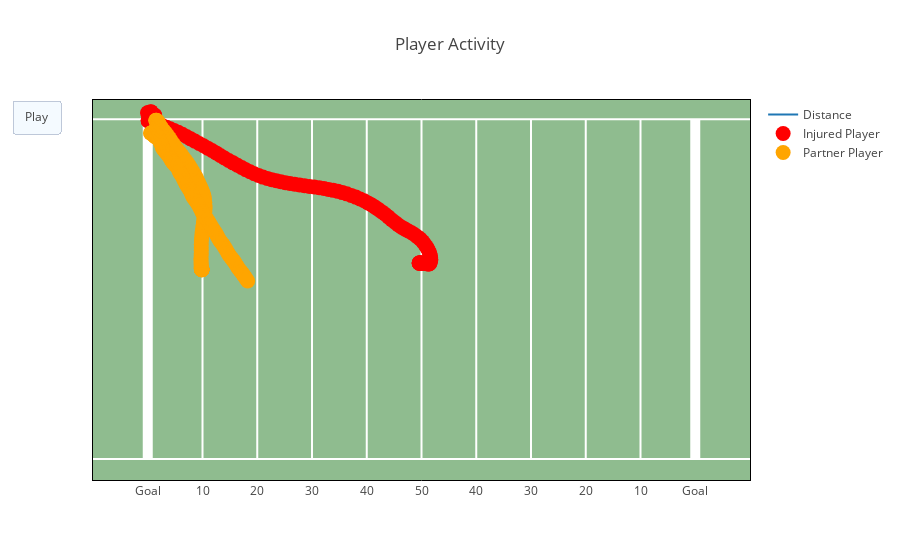

Source (notebook cell):
### Code cell
from plotly.offline import init_notebook_mode, iplot
from IPython.display import display, HTML

init_notebook_mode(connected=True)

N = len(x)

data=[dict(x=x, y=y, 
            name='Distance',
            mode='lines',
            textposition='bottom center',
            line=dict(width=2, color=None)
          ),
      dict(x=x, y=y, 
            name='Injured Player',
            mode='markers',
            marker=dict(color='red', size=15)
          ),
      dict(x=x1, y=y1, 
           name = 'Partner Player',
           mode='markers',
           marker=dict(color='orange', size=15)
         )
    ]

layout = load_field()
layout['hovermode'] = 'closest'
layout['updatemenus'] = [{'type': 'buttons',
                           'buttons': [{'label': 'Play',
                                        'method': 'animate',
                                        'args': [None]}]}]

frames=[dict(data=[dict(x=[x1[k]], 
                        y=[y1[k]], 
                        mode='markers', 
                        marker=dict(color='#33BBFF', size=15),
                        name='Partner Player'
                        ),
                   dict(x=[x[k]], 
                        y=[y[k]], 
                        mode='markers', 
                        marker=dict(color='orange', size=15),
                        name='Injured Player'
                        ), 
                   dict(x=[xx[k], xx1[k], None, xx[k], xx1[k]], 
                        y=[yy[k], yy1[k], None, yy[k], yy1[k]], 
                        mode='lines', 
                        text='Distance: {}'.format(round(np.sqrt((xx1[k] - xx[k])**2 + (yy1[k] - yy[k])**2),0)),
                        textposition='bottom center',
                        line=dict(color='#2c3539', width=2),
                        name='Distance'
                       )
                  ], layout=dict(title=ex_play.Event[k],
                                 annotations=[
                                     dict(x=100,
                                          y=5,
                                          showarrow=False,
                                          font=dict(
                                              family='Courier New, monospace',
                                              size=14,
                                              color='#ffffff'),
                                          align='center',
                                          bordercolor='#c7c7c7',
                                          borderwidth=2,
                                          borderpad=4,
                                          bgcolor='#2c3539',
                                          opacity=0.8,
                                          text='{} Yds'.format(round(np.sqrt((xx1[k] - xx[k])**2 + (yy1[k] - yy[k])**2),0)),
                                          )
                                 ]
                                )
            ) for k in range(0, N, 5)]
          
figure1=dict(data=data, layout=layout, frames=frames)
iplot(figure1)

### Figure 1 — Plotly figure (JSON) as saved in the notebook; plotly's stock layout.template omitted (floating-point values rounded to 4 significant figures; data arrays with more than 128 entries replaced by an {"elided": "..."} marker saying what was removed)
{"data": [{"line": {"width": 2}, "mode": "lines", "name": "Distance", "textposition": "bottom center", "type": "scatter", "x": {"elided": "207 float values"}, "y": {"elided": "207 float values"}}, {"marker": {"color": "red", "size": 15}, "mode": "markers", "name": "Injured Player", "type": "scatter", "x": {"elided": "207 float values"}, "y": {"elided": "207 float values"}}, {"marker": {"color": "orange", "size": 15}, "mode": "markers", "name": "Partner Player", "type": "scatter", "x": {"elided": "207 float values"}, "y": {"elided": "207 float values"}}], "layout": {"hovermode": "closest", "plot_bgcolor": "darkseagreen", "shapes": [{"layer": "below", "line": {"color": "white", "width": 2}, "type": "line", "x0": 0, "x1": 120, "y0": 0, "y1": 0}, {"layer": "below", "line": {"color": "white", "width": 2}, "type": "line", "x0": 0, "x1": 120, "y0": 53.3, "y1": 53.3}, {"layer": "below", "line": {"color": "white", "width": 10}, "type": "line", "x0": 10, "x1": 10, "y0": 0, "y1": 53.3}, {"layer": "below", "line": {"color": "white"}, "type": "line", "x0": 20, "x1": 20, "y0": 0, "y1": 53.3}, {"layer": "below", "line": {"color": "white"}, "type": "line", "x0": 30, "x1": 30, "y0": 0, "y1": 53.3}, {"layer": "below", "line": {"color": "white"}, "type": "line", "x0": 40, "x1": 40, "y0": 0, "y1": 53.3}, {"layer": "below", "line": {"color": "white"}, "type": "line", "x0": 50, "x1": 50, "y0": 0, "y1": 53.3}, {"layer": "below", "line": {"color": "white"}, "type": "line", "x0": 60, "x1": 60, "y0": 0, "y1": 53.3}, {"layer": "below", "line": {"color": "white"}, "type": "line", "x0": 70, "x1": 70, "y0": 0, "y1": 53.3}, {"layer": "below", "line": {"color": "white"}, "type": "line", "x0": 80, "x1": 80, "y0": 0, "y1": 53.3}, {"layer": "below", "line": {"color": "white"}, "type": "line", "x0": 90, "x1": 90, "y0": 0, "y1": 53.3}, {"layer": "below", "line": {"color": "white"}, "type": "line", "x0": 100, "x1": 100, "y0": 0, "y1": 53.3}, {"layer": "below", "line": {"color": "white", "width": 10}, "type": "line", "x0": 110, "x1": 110, "y0": 0, "y1": 53.3}], "showlegend": true, "title": "Player Activity", "updatemenus": [{"buttons": [{"args": [null], "label": "Play", "method": "animate"}], "type": "buttons"}], "xaxis": {"autorange": false, "linecolor": "black", "linewidth": 1, "mirror": true, "range": [0, 120], "showgrid": false, "showline": true, "showticklabels": true, "tickmode": "array", "ticks": "", "ticktext": ["Goal", 10, 20, 30, 40, 50, 40, 30, 20, 10, "Goal"], "tickvals": [10, 20, 30, 40, 50, 60, 70, 80, 90, 100, 110], "zeroline": false}, "yaxis": {"autorange": false, "linecolor": "black", "linewidth": 1, "mirror": true, "range": [-3.3, 56.3], "showgrid": false, "showline": true, "showticklabels": false, "ticks": "", "title": "", "zeroline": false}}}
